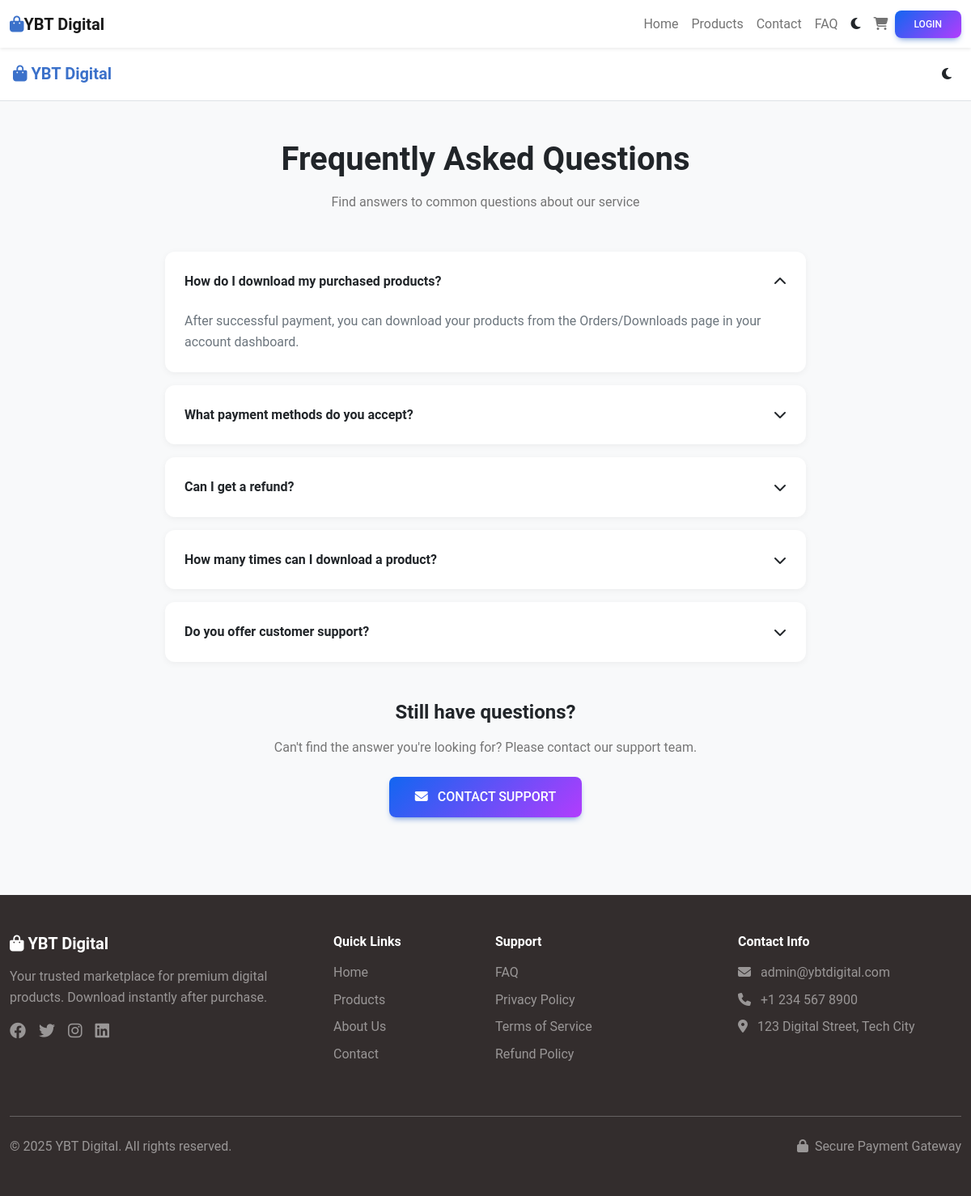
/pages/faq.php, run on the app's committed database.
### tables this page shows
CREATE TABLE IF NOT EXISTS faqs (
    id INT AUTO_INCREMENT PRIMARY KEY,
    question TEXT NOT NULL,
    answer TEXT NOT NULL,
    display_order INT DEFAULT 0,
    status ENUM('active', 'inactive') DEFAULT 'active',
    created_at TIMESTAMP DEFAULT CURRENT_TIMESTAMP,
    updated_at TIMESTAMP DEFAULT CURRENT_TIMESTAMP ON UPDATE CURRENT_TIMESTAMP
);

### config/database.php (called while the page is built, shortened)
<?php
function getDBConnection() {
    static $conn = null;
    if ($conn === null) {
        try {
            $conn = new mysqli(DB_HOST, DB_USER, DB_PASS, DB_NAME);
            $conn->set_charset("utf8mb4");
        } catch (Exception $e) {
            error_log($e->getMessage());
            die("Database connection failed. Please try again later.");
        }
    }
    return $conn;
}
function executeQuery($query, $params = [], $types = '') {
    $conn = getDBConnection();
    $stmt = $conn->prepare($query);
    $result = $stmt->execute();
    return $stmt;
}
function fetchAll($query, $params = [], $types = '') {
    $stmt = executeQuery($query, $params, $types);
    $result = $stmt->get_result();
    return $result->fetch_all(MYSQLI_ASSOC);
}
?>

### includes/functions.php (called while the page is built, shortened)
<?php
function sanitize($data) {
    return htmlspecialchars(strip_tags(trim($data)), ENT_QUOTES, 'UTF-8');
}
?>

### pages/faq.php (the view, shortened to what this page needs)
<?php
$faqs = fetchAll("SELECT * FROM faqs WHERE status = 'active' ORDER BY display_order, id");
include __DIR__ . '/../includes/header.php';
?>
<div class="container faq-container">
    <div class="text-center mb-5">
        <h1 class="fw-bold mb-3">Frequently Asked Questions</h1>
        <p class="text-muted">Find answers to common questions about our service</p>
    </div>
    <div class="row justify-content-center">
        <div class="col-lg-8">
            <?php if (!empty($faqs)): ?>
                <?php foreach ($faqs as $index => $faq): ?>
                <div class="faq-item <?php echo $index === 0 ? 'active' : ''; ?>">
                    <div class="faq-question" onclick="toggleFaq(this)">
                        <span><?php echo sanitize($faq['question']); ?></span>
                        <i class="fas fa-chevron-down faq-icon"></i>
                    </div>
                    <div class="faq-answer" style="<?php echo $index === 0 ? '' : 'display: none;'; ?>">
                        <?php echo nl2br(sanitize($faq['answer'])); ?>
                    </div>
                </div>
                <?php endforeach; ?>
            <?php endif; ?>
            <div class="text-center mt-5">
                <h4 class="fw-bold mb-3">Still have questions?</h4>
                <p class="text-muted mb-4">Can't find the answer you're looking for? Please contact our support team.</p>
                <a href="<?php echo SITE_URL; ?>/pages/contact.php" class="btn btn-primary btn-lg">
                    <i class="fas fa-envelope me-2"></i> Contact Support
                </a>
            </div>
        </div>
    </div>
</div>
<?php include __DIR__ . '/../includes/footer.php'; ?>

### assets/css/style.css (style rules this page uses)
* { margin: 0; padding: 0; box-sizing: border-box; }
body { font-family: 'Roboto', sans-serif; overflow-x: hidden; }
html { scroll-behavior: smooth; }
.btn { border-radius: 8px; padding: 0.5rem 1.5rem; font-weight: 500; transition: all 0.3s; }
.btn-primary { background: linear-gradient(135deg, var(--primary-color), var(--secondary-color)); border: none; }
.btn-lg { padding: 0.75rem 2rem; font-size: 1rem; }
@media (min-width: 1025px) { .container { max-width: 1200px; } }

### includes/header.php (style rules this page uses)
:root { --primary-color: #1266f1; --secondary-color: #b23cfd; --success-color: #00b74a; --danger-color: #f93154; --warning-color: #ffa900; --info-color: #39c0ed; --light-bg: #f8f9fa; --dark-bg: #1a1a1a; --card-bg: #ffffff; --text-primary: #212529; --text-secondary: #6c757d; --border-color: #dee2e6; }
body { background-color: var(--light-bg); color: var(--text-primary); transition: background-color 0.3s, color 0.3s; }

### pages/faq.php (style rules this page uses)
.faq-container { padding: 3rem 0; }
.faq-item { background: var(--card-bg); border-radius: 12px; margin-bottom: 1rem; overflow: hidden; box-shadow: 0 2px 8px rgba(0,0,0,0.05); }
.faq-question { padding: 1.5rem; cursor: pointer; display: flex; justify-content: space-between; align-items: center; font-weight: bold; transition: all 0.3s; }
.faq-answer { padding: 0 1.5rem 1.5rem; color: var(--text-secondary); line-height: 1.6; }
.faq-icon { transition: transform 0.3s; }
.faq-item.active .faq-icon { transform: rotate(180deg); }

### data on the page
faqs: question "How do I download my purchased products?", answer "After successful payment, you can download your products from the Orders/Downloads page in your account dashboard."
faqs: question "What payment methods do you accept?"
faqs: question "Can I get a refund?"
faqs: question "How many times can I download a product?"
faqs: question "Do you offer customer support?"

### other printed values
$settings['site_name'] "YBT Digital"
ADMIN_EMAIL "admin@ybtdigital.com"
$settings['site_footer'] "© 2025 YBT Digital. All rights reserved."
